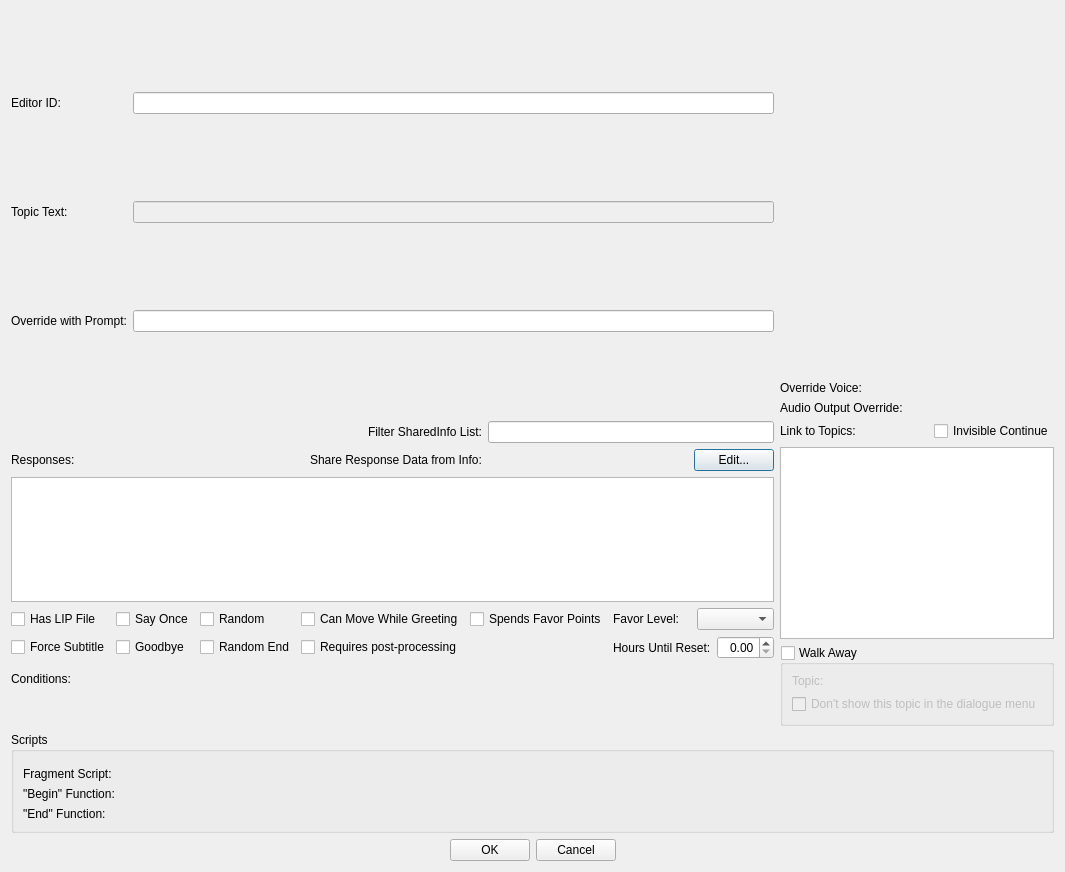
<?xml version="1.0" encoding="UTF-8"?>
<ui version="4.0">
 <class>FormDialogTopicInfo</class>
 <widget class="QDialog" name="FormDialogTopicInfo">
  <property name="geometry">
   <rect>
    <x>0</x>
    <y>0</y>
    <width>980</width>
    <height>872</height>
   </rect>
  </property>
  <property name="windowTitle">
   <string>Topic Info</string>
  </property>
  <layout class="QGridLayout" name="gridLayout_5" rowstretch="0,0,0,0,0,0,0" columnstretch="1,0,0">
   <item row="5" column="0" colspan="3">
    <widget class="QGroupBox" name="groupBox">
     <property name="title">
      <string>Scripts</string>
     </property>
     <layout class="QGridLayout" name="gridLayout_4" rowstretch="0,0,0,0">
      <item row="1" column="1">
       <layout class="QGridLayout" name="gridLayout_8">
        <item row="1" column="0">
         <widget class="QLabel" name="label_15">
          <property name="text">
           <string>&quot;Begin&quot; Function:</string>
          </property>
          <property name="buddy">
           <cstring>fragFunctionBegin</cstring>
          </property>
         </widget>
        </item>
        <item row="0" column="0">
         <widget class="QLabel" name="label_14">
          <property name="text">
           <string>Fragment Script:</string>
          </property>
          <property name="buddy">
           <cstring>fragScript</cstring>
          </property>
         </widget>
        </item>
        <item row="2" column="1">
         <widget class="DKPapyrusFragmentFunctionNamePicker" name="fragFunctionEnd">
          <property name="whatsThis">
           <string>&lt;p&gt;The game can be directed to call a Papyrus function when an actor begins to say this Topic Info, and/or when an actor finishes saying this Topic Info. The Papyrus functions must both come from the same script, must have no return value, and must take an &lt;code&gt;ObjectReference&lt;/code&gt; argument (the actor saying the dialogue lines).&lt;/p&gt;
&lt;p&gt;The Creation Kit presents this functionality as &quot;fragment scripts:&quot; it offers two textboxes for typing script code. Under the hood, the Creation Kit modifies a single Papyrus script file, attaches that script to the Topic Info, and attaches hidden data to the Topic Info indicating the names of the functions to call.&lt;/p&gt;</string>
          </property>
         </widget>
        </item>
        <item row="2" column="0">
         <widget class="QLabel" name="label_16">
          <property name="text">
           <string>&quot;End&quot; Function:</string>
          </property>
          <property name="buddy">
           <cstring>fragFunctionEnd</cstring>
          </property>
         </widget>
        </item>
        <item row="1" column="1">
         <widget class="DKPapyrusFragmentFunctionNamePicker" name="fragFunctionBegin">
          <property name="whatsThis">
           <string>&lt;p&gt;The game can be directed to call a Papyrus function when an actor begins to say this Topic Info, and/or when an actor finishes saying this Topic Info. The Papyrus functions must both come from the same script, must have no return value, and must take an &lt;code&gt;ObjectReference&lt;/code&gt; argument (the actor saying the dialogue lines).&lt;/p&gt;
&lt;p&gt;The Creation Kit presents this functionality as &quot;fragment scripts:&quot; it offers two textboxes for typing script code. Under the hood, the Creation Kit modifies a single Papyrus script file, attaches that script to the Topic Info, and attaches hidden data to the Topic Info indicating the names of the functions to call.&lt;/p&gt;</string>
          </property>
         </widget>
        </item>
        <item row="0" column="1">
         <widget class="DKPapyrusFragmentScriptNamePicker" name="fragScript">
          <property name="whatsThis">
           <string>&lt;p&gt;The game can be directed to call a Papyrus function when an actor begins to say this Topic Info, and/or when an actor finishes saying this Topic Info. The Papyrus functions must both come from the same script, must have no return value, and must take an &lt;code&gt;ObjectReference&lt;/code&gt; argument (the actor saying the dialogue lines).&lt;/p&gt;
&lt;p&gt;The Creation Kit presents this functionality as &quot;fragment scripts:&quot; it offers two textboxes for typing script code. Under the hood, the Creation Kit modifies a single Papyrus script file, attaches that script to the Topic Info, and attaches hidden data to the Topic Info indicating the names of the functions to call.&lt;/p&gt;</string>
          </property>
         </widget>
        </item>
       </layout>
      </item>
      <item row="0" column="1">
       <widget class="DKPapyrusBoundScriptListPane" name="scriptListPane">
        <property name="usesGroupbox">
         <bool>false</bool>
        </property>
       </widget>
      </item>
     </layout>
    </widget>
   </item>
   <item row="0" column="2">
    <layout class="QGridLayout" name="gridLayout_7">
     <item row="1" column="1">
      <widget class="DKFormPicker" name="speaker"/>
     </item>
     <item row="1" column="0">
      <widget class="QLabel" name="label_12">
       <property name="text">
        <string>Override Voice:</string>
       </property>
       <property name="buddy">
        <cstring>speaker</cstring>
       </property>
      </widget>
     </item>
     <item row="2" column="0">
      <widget class="QLabel" name="label_10">
       <property name="text">
        <string>Audio Output Override:</string>
       </property>
       <property name="buddy">
        <cstring>audioOutputOverride</cstring>
       </property>
      </widget>
     </item>
     <item row="2" column="1">
      <widget class="DKFormPicker" name="audioOutputOverride"/>
     </item>
     <item row="0" column="0">
      <spacer name="verticalSpacer_2">
       <property name="orientation">
        <enum>Qt::Vertical</enum>
       </property>
       <property name="sizeHint" stdset="0">
        <size>
         <width>20</width>
         <height>8</height>
        </size>
       </property>
      </spacer>
     </item>
    </layout>
   </item>
   <item row="1" column="2" rowspan="3">
    <layout class="QGridLayout" name="linkedTopicsLayout" columnstretch="0,0,0">
     <item row="0" column="2">
      <widget class="QCheckBox" name="flagInvisContinue">
       <property name="whatsThis">
        <string>If this option is checked, then you can only link this info to one topic. When an NPC finishes saying this info, the conversation will immediately move to that other topic without any dialogue options (e.g. the topic's text) being shown.</string>
       </property>
       <property name="text">
        <string>Invisible Continue</string>
       </property>
      </widget>
     </item>
     <item row="1" column="0" colspan="3">
      <widget class="QTableView" name="linkedTopics">
       <property name="whatsThis">
        <string>&lt;p&gt;This is the list of topics that the conversation can move on to after an NPC finishes saying this info.&lt;/p&gt;
&lt;p&gt;Generally, each linked topic (that has at least one usable info) will be shown to the player as a dialogue option. There are two exceptions:&lt;/p&gt;
&lt;ul&gt;
   &lt;li&gt;&lt;p&gt;If &quot;Invisible Continue&quot; is enabled, then this info can only link to one topic. The conversation will move on to that topic's infos immediately after this info is said, without the player being given the opportunity to make a choice.&lt;/p&gt;&lt;/li&gt;
   &lt;li&gt;&lt;p&gt;One of these topics can be designated the &quot;Walk Away Topic,&quot; to be used if the player backs out of the dialogue menu in response to this info. You can choose to omit the Walk Away Topic from the list of dialogue options made available to the player.&lt;/p&gt;
&lt;/ul&gt;
&lt;p&gt;If there are no usable linked topics that can be shown to the player as dialogue options, then the NPC's top-level topic list will be shown instead.&lt;/p&gt;</string>
       </property>
      </widget>
     </item>
     <item row="0" column="1">
      <spacer name="horizontalSpacer_2">
       <property name="orientation">
        <enum>Qt::Horizontal</enum>
       </property>
       <property name="sizeHint" stdset="0">
        <size>
         <width>40</width>
         <height>20</height>
        </size>
       </property>
      </spacer>
     </item>
     <item row="0" column="0">
      <widget class="QLabel" name="label_6">
       <property name="text">
        <string>Link to Topics:</string>
       </property>
       <property name="buddy">
        <cstring>linkedTopics</cstring>
       </property>
      </widget>
     </item>
     <item row="2" column="0" colspan="3">
      <widget class="QGroupBox" name="walkAwayGroupbox">
       <property name="title">
        <string>Walk Away</string>
       </property>
       <property name="checkable">
        <bool>true</bool>
       </property>
       <property name="checked">
        <bool>false</bool>
       </property>
       <layout class="QGridLayout" name="gridLayout_6">
        <item row="0" column="0">
         <widget class="QLabel" name="label_11">
          <property name="text">
           <string>Topic:</string>
          </property>
          <property name="buddy">
           <cstring>walkAwayTopic</cstring>
          </property>
         </widget>
        </item>
        <item row="0" column="1">
         <widget class="DKFormPicker" name="walkAwayTopic">
          <property name="whatsThis">
           <string>&lt;p&gt;If the player backs out of this info's choice list, then the NPC will say a usable info (if any) from the Walk Away Topic as dialogue ends. The Walk Away Topic must be one of the topics that this info is linked to (in the list above).&lt;/p&gt;</string>
          </property>
         </widget>
        </item>
        <item row="1" column="0" colspan="2">
         <widget class="QCheckBox" name="flagWalkAwayTopicInvis">
          <property name="whatsThis">
           <string>If this option is enabled, then the Walk Away Topic will not be shown in this info's choice list (that is, the player won't be able to select it as a dialogue option, and the topic will only be used if the player backs out of the dialogue menu).</string>
          </property>
          <property name="text">
           <string>Don't show this topic in the dialogue menu</string>
          </property>
         </widget>
        </item>
       </layout>
      </widget>
     </item>
    </layout>
   </item>
   <item row="0" column="0" colspan="2">
    <layout class="QGridLayout" name="gridLayout">
     <item row="1" column="0">
      <widget class="QLabel" name="label">
       <property name="text">
        <string>Topic Text:</string>
       </property>
       <property name="buddy">
        <cstring>topicText</cstring>
       </property>
      </widget>
     </item>
     <item row="2" column="0">
      <widget class="QLabel" name="label_2">
       <property name="text">
        <string>Override with Prompt:</string>
       </property>
       <property name="buddy">
        <cstring>prompt</cstring>
       </property>
      </widget>
     </item>
     <item row="1" column="1">
      <widget class="QLineEdit" name="topicText">
       <property name="enabled">
        <bool>false</bool>
       </property>
       <property name="readOnly">
        <bool>true</bool>
       </property>
      </widget>
     </item>
     <item row="2" column="1">
      <widget class="QLineEdit" name="prompt"/>
     </item>
     <item row="0" column="0">
      <widget class="QLabel" name="label_13">
       <property name="text">
        <string>Editor ID:</string>
       </property>
       <property name="buddy">
        <cstring>editorID</cstring>
       </property>
      </widget>
     </item>
     <item row="0" column="1">
      <widget class="QLineEdit" name="editorID"/>
     </item>
    </layout>
   </item>
   <item row="3" column="0" colspan="2">
    <layout class="QVBoxLayout" name="conditionsLayout" stretch="0,0">
     <property name="sizeConstraint">
      <enum>QLayout::SetMaximumSize</enum>
     </property>
     <item>
      <widget class="QLabel" name="label_9">
       <property name="text">
        <string>Conditions:</string>
       </property>
       <property name="buddy">
        <cstring>conditions</cstring>
       </property>
      </widget>
     </item>
     <item>
      <widget class="DKConditionList" name="conditions">
       <property name="whatsThis">
        <string>This info will only be considered usable if these conditions match. For the purposes of these conditions, the Subject is the actor who will say this info (if it's usable), and the Target is the actor to whom they will say it.</string>
       </property>
      </widget>
     </item>
    </layout>
   </item>
   <item row="1" column="0" colspan="2">
    <layout class="QGridLayout" name="gridLayout_2" columnstretch="0,1,0,0,0">
     <item row="1" column="2">
      <widget class="QLabel" name="label_4">
       <property name="text">
        <string>Share Response Data from Info:</string>
       </property>
       <property name="buddy">
        <cstring>sharedInfo</cstring>
       </property>
      </widget>
     </item>
     <item row="1" column="3">
      <widget class="DKFormPicker" name="sharedInfo">
       <property name="minimumSize">
        <size>
         <width>200</width>
         <height>0</height>
        </size>
       </property>
      </widget>
     </item>
     <item row="0" column="2" alignment="Qt::AlignRight">
      <widget class="QLabel" name="label_5">
       <property name="text">
        <string>Filter SharedInfo List:</string>
       </property>
       <property name="buddy">
        <cstring>sharedInfoSearch</cstring>
       </property>
      </widget>
     </item>
     <item row="1" column="0">
      <widget class="QLabel" name="label_3">
       <property name="text">
        <string>Responses:</string>
       </property>
       <property name="buddy">
        <cstring>responses</cstring>
       </property>
      </widget>
     </item>
     <item row="1" column="4">
      <widget class="QPushButton" name="buttonEditSharedInfo">
       <property name="text">
        <string>Edit...</string>
       </property>
      </widget>
     </item>
     <item row="1" column="1">
      <spacer name="horizontalSpacer">
       <property name="orientation">
        <enum>Qt::Horizontal</enum>
       </property>
       <property name="sizeHint" stdset="0">
        <size>
         <width>40</width>
         <height>20</height>
        </size>
       </property>
      </spacer>
     </item>
     <item row="2" column="0" colspan="5">
      <widget class="QTableView" name="responses">
       <property name="sizePolicy">
        <sizepolicy hsizetype="Expanding" vsizetype="Preferred">
         <horstretch>0</horstretch>
         <verstretch>0</verstretch>
        </sizepolicy>
       </property>
       <property name="minimumSize">
        <size>
         <width>0</width>
         <height>75</height>
        </size>
       </property>
       <property name="maximumSize">
        <size>
         <width>16777215</width>
         <height>125</height>
        </size>
       </property>
       <property name="whatsThis">
        <string>&lt;p&gt;These are the lines of dialogue that the NPC says as part of this info. Each line is separated by a short delay (determined by the &lt;code&gt;fGameplayVoiceFilePadding&lt;/code&gt; game setting). Double-click a line to edit it, or right-click for more options.&lt;/p&gt;</string>
       </property>
      </widget>
     </item>
     <item row="0" column="3" colspan="2">
      <widget class="QLineEdit" name="sharedInfoSearch"/>
     </item>
    </layout>
   </item>
   <item row="2" column="0" colspan="2">
    <layout class="QGridLayout" name="gridLayout_3">
     <item row="0" column="0">
      <widget class="QCheckBox" name="flagHasLIPFile">
       <property name="text">
        <string>Has LIP File</string>
       </property>
      </widget>
     </item>
     <item row="1" column="0">
      <widget class="QCheckBox" name="flagForceSubtitles">
       <property name="whatsThis">
        <string>If checked, then the subtitle for this line will always be displayed, regardless of the player-character's distance from the speaker.</string>
       </property>
       <property name="text">
        <string>Force Subtitle</string>
       </property>
      </widget>
     </item>
     <item row="0" column="5">
      <layout class="QHBoxLayout" name="horizontalLayout">
       <item>
        <widget class="QLabel" name="label_7">
         <property name="text">
          <string>Favor Level:</string>
         </property>
         <property name="buddy">
          <cstring>favorLevel</cstring>
         </property>
        </widget>
       </item>
       <item>
        <widget class="QComboBox" name="favorLevel"/>
       </item>
      </layout>
     </item>
     <item row="1" column="2">
      <widget class="QCheckBox" name="flagRandomEnd">
       <property name="whatsThis">
        <string extracomment="Should be the same text as for the Random checkbox.">&lt;p&gt;This checkbox can be used to add randomized dialogue to a topic.&lt;/p&gt;
&lt;p&gt;Normally, the game checks a topic's infos one by one, and when it finds a usable info, it selects that info to be used if the player chooses the topic, and it stops checking. However, if the first matching info that the game finds is marked as Random, then the game will instead start building a list of usable infos. It'll keep checking through the topic and adding usable infos to the list until it finds an info that isn't marked as Random, or an info that's marked as Random End. Once it's done making the list, the game will pick one of those infos at random.&lt;/p&gt;</string>
       </property>
       <property name="text">
        <string>Random End</string>
       </property>
      </widget>
     </item>
     <item row="0" column="1">
      <widget class="QCheckBox" name="flagSayOnce">
       <property name="whatsThis">
        <string>&lt;p&gt;The intended behavior of this option is that if it's enabled, then each NPC can only say this info once. Once an NPC says this info, that NPC will never say it again, though any other NPC still can.&lt;/p&gt;
&lt;p&gt;In practice, this option only works properly if the info belongs to a quest that is Start Game Enabled. For all other quests, the game engine will forget what actors have said this info (thereby allowing them to say it again) once the player exits the game. If your quest can't be Start Game Enabled, then you should use conditional Papyrus properties or Globals to track whether this info has been said and prevent it from being said again.&lt;/p&gt;</string>
       </property>
       <property name="text">
        <string>Say Once</string>
       </property>
      </widget>
     </item>
     <item row="1" column="1">
      <widget class="QCheckBox" name="flagGoodbye">
       <property name="whatsThis">
        <string>If this is checked, then after an NPC finishes saying this info, they exit dialogue with the player.</string>
       </property>
       <property name="text">
        <string>Goodbye</string>
       </property>
      </widget>
     </item>
     <item row="1" column="3">
      <widget class="QCheckBox" name="flagReqPostprocess">
       <property name="whatsThis">
        <string>This flag has no effect in-game or in the Creation Kit, and exists solely to help with exporting dialogue for manipulation by other tools.</string>
       </property>
       <property name="text">
        <string>Requires post-processing</string>
       </property>
      </widget>
     </item>
     <item row="0" column="4">
      <widget class="QCheckBox" name="flagSpendsFavorPoints">
       <property name="whatsThis">
        <string>Unused.</string>
       </property>
       <property name="text">
        <string>Spends Favor Points</string>
       </property>
      </widget>
     </item>
     <item row="0" column="3">
      <widget class="QCheckBox" name="flagCanMoveWhileGreeting">
       <property name="whatsThis">
        <string>&lt;p&gt;If this info is a Hello (i.e. a line to be spoken to the player as they pass by, without entering the dialogue menu), then this checkbox controls whether the actor is allowed to continue moving while they say the line.&lt;/p&gt;
&lt;p&gt;To give some examples: you might leave this unchecked for lines where an NPC stops and greets the player, while leaving it checked for lines where an NPC mutters insults toward the player as they pass by.&lt;/p&gt;</string>
       </property>
       <property name="text">
        <string>Can Move While Greeting</string>
       </property>
      </widget>
     </item>
     <item row="0" column="2">
      <widget class="QCheckBox" name="flagRandom">
       <property name="whatsThis">
        <string>&lt;p&gt;This checkbox can be used to add randomized dialogue to a topic.&lt;/p&gt;
&lt;p&gt;Normally, the game checks a topic's infos one by one, and when it finds a usable info, it selects that info to be used if the player chooses the topic, and it stops checking. However, if the first matching info that the game finds is marked as Random, then the game will instead start building a list of usable infos. It'll keep checking through the topic and adding usable infos to the list until it finds an info that isn't marked as Random, or an info that's marked as Random End. Once it's done making the list, the game will pick one of those infos at random.&lt;/p&gt;</string>
       </property>
       <property name="text">
        <string>Random</string>
       </property>
      </widget>
     </item>
     <item row="1" column="5">
      <layout class="QHBoxLayout" name="horizontalLayout_2">
       <item>
        <widget class="QLabel" name="label_8">
         <property name="text">
          <string>Hours Until Reset:</string>
         </property>
         <property name="buddy">
          <cstring>hoursUntilReset</cstring>
         </property>
        </widget>
       </item>
       <item>
        <widget class="QDoubleSpinBox" name="hoursUntilReset">
         <property name="whatsThis">
          <string>If this value is non-zero, then it represents a cooldown: once an actor says this info, that actor will not be able to say the info again until this many hours have passed.</string>
         </property>
         <property name="alignment">
          <set>Qt::AlignRight|Qt::AlignTrailing|Qt::AlignVCenter</set>
         </property>
        </widget>
       </item>
      </layout>
     </item>
    </layout>
   </item>
   <item row="6" column="0" colspan="3">
    <layout class="QHBoxLayout" name="horizontalLayout_4">
     <item>
      <spacer name="horizontalSpacer_4">
       <property name="orientation">
        <enum>Qt::Horizontal</enum>
       </property>
       <property name="sizeHint" stdset="0">
        <size>
         <width>40</width>
         <height>20</height>
        </size>
       </property>
      </spacer>
     </item>
     <item>
      <widget class="QPushButton" name="buttonOK">
       <property name="text">
        <string>OK</string>
       </property>
      </widget>
     </item>
     <item>
      <widget class="QPushButton" name="buttonCancel">
       <property name="text">
        <string>Cancel</string>
       </property>
      </widget>
     </item>
     <item>
      <spacer name="horizontalSpacer_5">
       <property name="orientation">
        <enum>Qt::Horizontal</enum>
       </property>
       <property name="sizeHint" stdset="0">
        <size>
         <width>40</width>
         <height>20</height>
        </size>
       </property>
      </spacer>
     </item>
    </layout>
   </item>
  </layout>
 </widget>
 <customwidgets>
  <customwidget>
   <class>DKFormPicker</class>
   <extends>QWidget</extends>
   <header>widgets/DKFormPicker.h</header>
  </customwidget>
  <customwidget>
   <class>DKPapyrusBoundScriptListPane</class>
   <extends>QWidget</extends>
   <header>widgets/DKPapyrusBoundScriptListPane.h</header>
  </customwidget>
  <customwidget>
   <class>DKPapyrusFragmentScriptNamePicker</class>
   <extends>QWidget</extends>
   <header>widgets/DKPapyrusFragmentScriptNamePicker.h</header>
  </customwidget>
  <customwidget>
   <class>DKPapyrusFragmentFunctionNamePicker</class>
   <extends>QWidget</extends>
   <header>widgets/DKPapyrusFragmentFunctionNamePicker.h</header>
  </customwidget>
  <customwidget>
   <class>DKConditionList</class>
   <extends>QWidget</extends>
   <header>widgets/DKConditionList.h</header>
  </customwidget>
 </customwidgets>
 <tabstops>
  <tabstop>editorID</tabstop>
  <tabstop>topicText</tabstop>
  <tabstop>prompt</tabstop>
  <tabstop>speaker</tabstop>
  <tabstop>audioOutputOverride</tabstop>
  <tabstop>sharedInfoSearch</tabstop>
  <tabstop>sharedInfo</tabstop>
  <tabstop>buttonEditSharedInfo</tabstop>
  <tabstop>responses</tabstop>
  <tabstop>flagHasLIPFile</tabstop>
  <tabstop>flagForceSubtitles</tabstop>
  <tabstop>flagSayOnce</tabstop>
  <tabstop>flagGoodbye</tabstop>
  <tabstop>flagRandom</tabstop>
  <tabstop>flagRandomEnd</tabstop>
  <tabstop>flagCanMoveWhileGreeting</tabstop>
  <tabstop>flagReqPostprocess</tabstop>
  <tabstop>flagSpendsFavorPoints</tabstop>
  <tabstop>favorLevel</tabstop>
  <tabstop>hoursUntilReset</tabstop>
  <tabstop>conditions</tabstop>
  <tabstop>flagInvisContinue</tabstop>
  <tabstop>linkedTopics</tabstop>
  <tabstop>walkAwayGroupbox</tabstop>
  <tabstop>walkAwayTopic</tabstop>
  <tabstop>flagWalkAwayTopicInvis</tabstop>
  <tabstop>scriptListPane</tabstop>
  <tabstop>fragScript</tabstop>
  <tabstop>fragFunctionBegin</tabstop>
  <tabstop>fragFunctionEnd</tabstop>
  <tabstop>buttonOK</tabstop>
  <tabstop>buttonCancel</tabstop>
 </tabstops>
 <resources/>
 <connections/>
</ui>
